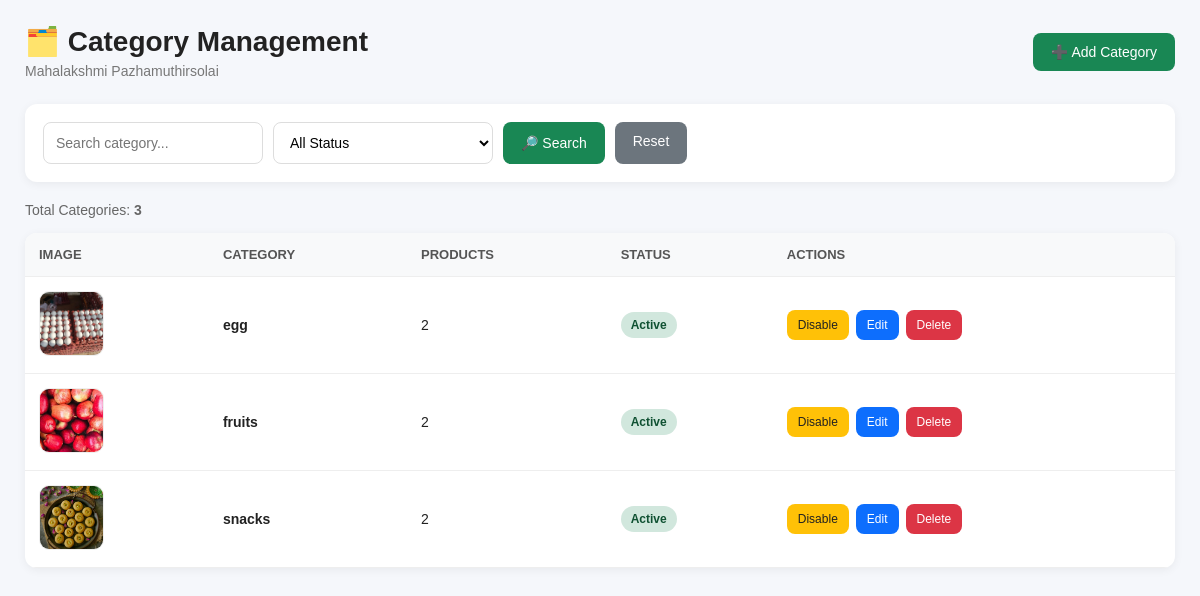
The page /admin-categories/ (signed in) on the database its author committed.
### products/models.py (models this page shows, shortened)
class Category(models.Model):
    name = models.CharField(max_length=100, unique=True)
    image = models.ImageField(
        upload_to="categories/",
        blank=True,
        null=True
    )
    is_active = models.BooleanField(default=True)
    class Meta:
        ordering = ["name"]
        verbose_name_plural = "Categories"

### products/views.py (the view)
@login_required
@user_passes_test(is_admin_user)
def admin_categories(request):
    categories = Category.objects.all().order_by(
        "name"
    )
    search = request.GET.get(
        "search",
        ""
    ).strip()
    status = request.GET.get(
        "status",
        ""
    )
    if search:
        categories = categories.filter(
            name__icontains=search
        )
    if status == "active":
        categories = categories.filter(
            is_active=True
        )
    elif status == "inactive":
        categories = categories.filter(
            is_active=False
        )
    context = {
        "categories": categories,
        "search": search,
        "selected_status": status,
    }
    return render(
        request,
        "products/admin_categories.html",
        context
    )

### products/views.py (called while the page is built)
def is_admin_user(user):
    return (
        user.is_authenticated
        and user.is_staff
    )

### templates/products/admin_categories.html (shortened to what this page needs)
{% load static %}
<!DOCTYPE html>
<html lang="en">
<head>
</head>
<body>
<div class="page">
    <div class="header">
        <div>
            <h1>🗂️ Category Management</h1>
            <p>Mahalakshmi Pazhamuthirsolai</p>
        </div>
        <a href="/admin/products/category/add/" class="btn btn-add">
            ➕ Add Category
        </a>
    </div>
    <div class="filters">
        <form method="GET" class="filter-form">
            <input
                type="text"
                name="search"
                placeholder="Search category..."
                value="{{ search }}"
            >
            <select name="status">
                <option value="">
                    All Status
                </option>
            </select>
            <button type="submit" class="btn btn-add">
                🔎 Search
            </button>
            <a
                href="{% url 'admin_categories' %}"
                class="btn btn-reset"
            >
                Reset
            </a>
        </form>
    </div>
    <div class="count">
        Total Categories: <strong>{{ categories|length }}</strong>
    </div>
    <div class="table-card">
        {% if categories %}
        <table>
            <thead>
                <tr>
                    <th>Image</th>
                    <th>Category</th>
                    <th>Products</th>
                    <th>Status</th>
                    <th>Actions</th>
                </tr>
            </thead>
            <tbody>
            {% for category in categories %}
                <tr>
                    <td>
                        {% if category.image %}
                            <img
                                src="{{ category.image.url }}"
                                class="category-image"
                                alt="{{ category.name }}"
                            >
                        {% else %}
                            <div class="no-image">
                                🍎
                            </div>
                        {% endif %}
                    </td>
                    <td>
                        <strong>
                            {{ category.name }}
                        </strong>
                    </td>
                    <td>
                        {{ category.products.count }}
                    </td>
                    <td>
                        {% if category.is_active %}
                            <span class="status active">
                                Active
                            </span>
                        {% else %}
                            <span class="status inactive">
                                Inactive
                            </span>
                        {% endif %}
                    </td>
                    <td>
                        <div class="actions">
                            <a
                                href="{% url 'admin_category_toggle' category.id %}"
                                class="btn btn-toggle"
                            >
                                {% if category.is_active %}
                                    Disable
                                {% else %}
                                    Enable
                                {% endif %}
                            </a>
                            <a
                                href="/admin/products/category/{{ category.id }}/change/"
                                class="btn btn-edit"
                            >
                                Edit
                            </a>
                            <form
                                method="POST"
                                action="{% url 'admin_category_delete' category.id %}"
                                style="display:inline;"
                                onsubmit="return confirm('Are you sure you want to delete this category?');"
                            >
                                <button
                                    type="submit"
                                    class="btn btn-delete"
                                >
                                    Delete
                                </button>
                            </form>
                        </div>
                    </td>
                </tr>
            {% endfor %}
            </tbody>
        </table>
        {% endif %}
    </div>
</div>
</body>
</html>

### templates/products/admin_categories.html (style rules this page uses)
* { box-sizing: border-box; margin: 0; padding: 0; }
body { font-family: Arial, sans-serif; background: #f5f7fb; color: #222; }
.page { padding: 25px; max-width: 1400px; margin: auto; }
.header { display: flex; justify-content: space-between; align-items: center; gap: 15px; margin-bottom: 25px; }
.header h1 { font-size: 28px; margin-bottom: 5px; }
.header p { color: #777; font-size: 14px; }
.btn { border: none; padding: 11px 18px; border-radius: 8px; text-decoration: none; cursor: pointer; font-size: 14px; display: inline-block; }
.btn-add { background: #198754; color: white; }
.btn-reset { background: #6c757d; color: white; }
.btn-toggle { background: #ffc107; color: #222; }
.btn-delete { background: #dc3545; color: white; }
.btn-edit { background: #0d6efd; color: white; }
.filters { background: white; padding: 18px; border-radius: 12px; margin-bottom: 20px; box-shadow: 0 2px 10px rgba(0,0,0,0.06); }
.filter-form { display: flex; gap: 10px; flex-wrap: wrap; }
.filter-form input, .filter-form select { padding: 11px 12px; border: 1px solid #ddd; border-radius: 8px; min-width: 220px; font-size: 14px; background: white; }
.table-card { background: white; border-radius: 12px; overflow-x: auto; box-shadow: 0 2px 10px rgba(0,0,0,0.06); }
table { width: 100%; border-collapse: collapse; min-width: 850px; }
th, td { padding: 14px; text-align: left; border-bottom: 1px solid #eee; vertical-align: middle; }
th { background: #f8f9fa; font-size: 13px; color: #555; text-transform: uppercase; }
td { font-size: 14px; }
.category-image { width: 65px; height: 65px; object-fit: cover; border-radius: 10px; border: 1px solid #eee; }
.status { padding: 6px 10px; border-radius: 20px; font-size: 12px; font-weight: bold; display: inline-block; }
.active { background: #d1e7dd; color: #0f5132; }
.actions { display: flex; gap: 7px; flex-wrap: wrap; }
.actions .btn { padding: 8px 11px; font-size: 12px; }
.count { margin-bottom: 15px; color: #666; font-size: 14px; }

### rows shown on the page
Category: image (picture), name "egg", products.count "2", is_active "Active"
Category: image (picture), name "fruits", products.count "2", is_active "Active"
Category: image (picture), name "snacks", products.count "2", is_active "Active"

### other values the page prints
{{ categories|length }} "3"
